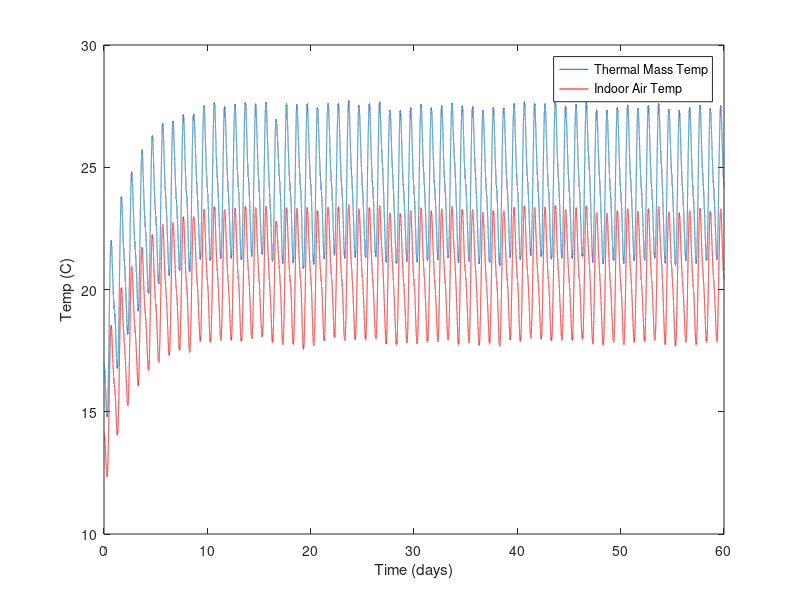
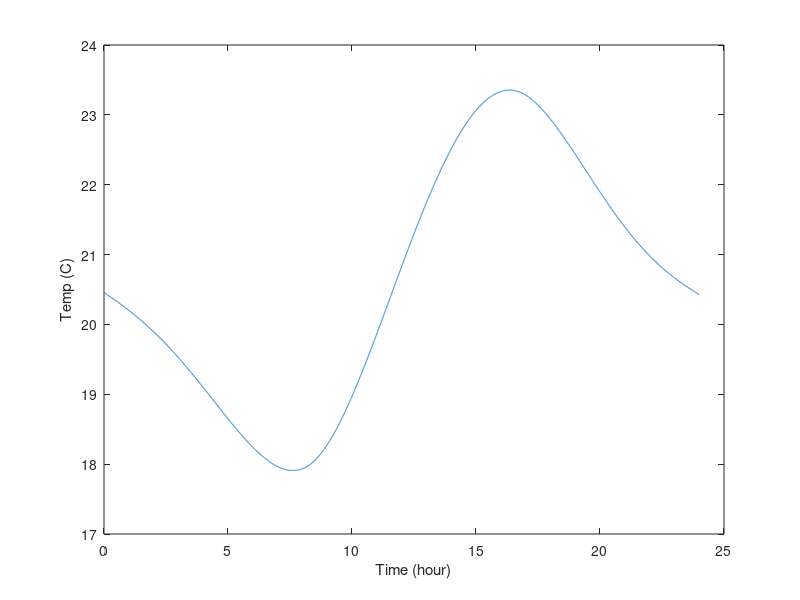
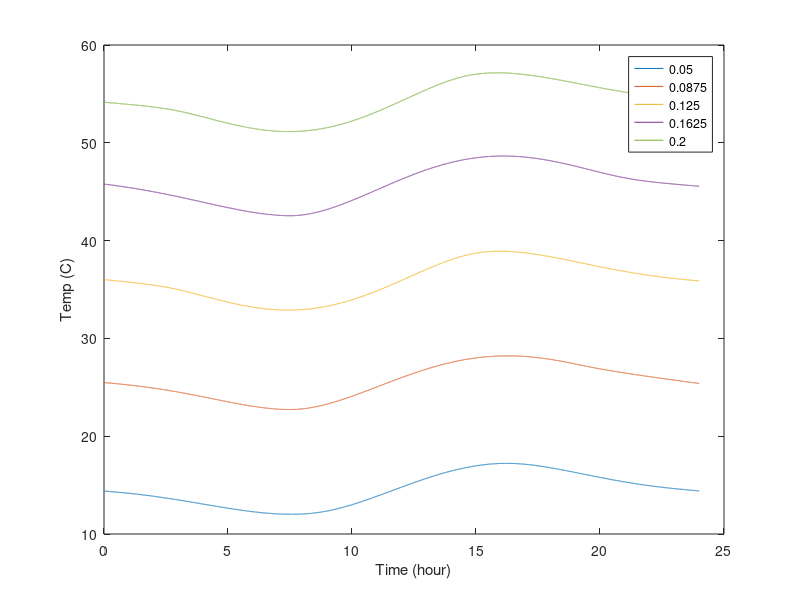
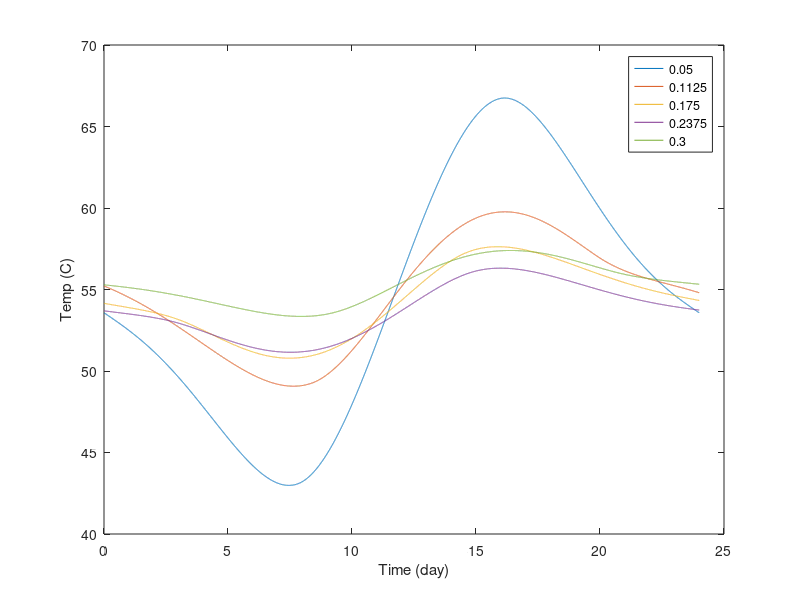

Source code (MATLAB) for these figures, in order:
tspan = linspace(0,60*60*60*24, 10*60*60*24);


day_start = 45*60*60*24/6;
day_end = 46*60*60*24/6;


y_0= 17; %start temp of air
T_a = -3; %temp of air constant
m = 3000 * 5 * 5 * .2; %kg thermal mass of floor
c = 800; % j/kgK


h_inside = 15; %
h_outside = 30;
A_win = 2.6*2.6; %m^2
A_wall = 25*2 + 15*4 - A_win; % m^2 
A_f = 25; %m^2
L_wall = .07; %m 
K_wall = .04; % w/mk
h_eq_win = .7;

R_FtoA = 1/(h_inside * A_f);
R_AirtoWall_in = 1/(h_inside * A_wall);
R_W  = L_wall/(K_wall * A_wall);
R_AtoWin_in = 1/(h_inside*A_win);
R_win   = 1/(h_eq_win*A_win);
R_AtoWin_out = 1/(h_outside*A_win);
R_AirtoWall_out = 1/(h_outside * A_wall); 


    

R_tot = R_FtoA + 1/((1/(R_AirtoWall_in + R_W + R_AirtoWall_out)) + (1/(R_AtoWin_in + R_win + R_AtoWin_out))); %thermal resistance

[t, y] = ode45(@(t,y) A_win*(-361*cos((pi*t)/(12 * 3600)) + 224*cos((pi*t)/(6 * 3600)) + 210)/(m*c) - (y - T_a)/(R_tot*m*c), tspan, y_0);
%dT_f/dt = Q_in_sun/(m*c) - (T_f - T_a)/(R_tot*m*c);

temp_inside_air = ((-R_FtoA.*(y - T_a))./R_tot) + y;

sec_2_day = 60*60*24;
sec_2_hour = 60*60;

plot(t/sec_2_day,y)
hold on
plot(t/sec_2_day,temp_inside_air, 'red')
xlabel("Time (days)")
ylabel("Temp (C)")
legend('Thermal Mass Temp', 'Indoor Air Temp')


hold off
figure
plot((t(day_start:day_end)-t(day_start))/sec_2_hour, temp_inside_air(day_start:day_end))
xlabel("Time (hour)")
ylabel("Temp (C)")


% making the figures with small changes in the insulation thickness and
% thermal mass thi
figure
lst = .05:((.2-.05)/4):.2;
for L_wall = .05:((.2-.05)/4):.2
    R_W  = L_wall/(K_wall * A_wall);
    R_tot = R_FtoA + 1/((1/(R_AirtoWall_in + R_W + R_AirtoWall_out)) + (1/(R_AtoWin_in + R_win + R_AtoWin_out))); %thermal resistance

    [t, y] = ode45(@(t,y) A_win*(-361*cos((pi*t)/(12 * 3600)) + 224*cos((pi*t)/(6 * 3600)) + 210)/(m*c) - (y - T_a)/(R_tot*m*c), tspan, y_0);
    %dT_f/dt = Q_in_sun/(m*c) - (T_f - T_a)/(R_tot*m*c);

    temp_inside_air = ((-R_FtoA.*(y - T_a))./R_tot) + y;
    plot((t(day_start:day_end)-t(day_start))/sec_2_hour, temp_inside_air(day_start:day_end))
    hold on
    xlabel("Time (hour)")
    ylabel("Temp (C)")
    legend(num2str(lst(1)),num2str(lst(2)),num2str(lst(3)),num2str(lst(4)),num2str(lst(5)))
    %title("Indoor Air Temp Over the Course of a Day after Equilibrium is Reached with Varying Values of Insulation Thickness")
end

figure
lst = .05:((.3-.05)/4):.3;
for m = ((3000 * 5 * 5 * .05):(((3000 * 5 * 5 * .3)-(3000 * 5 * 5 * .05))/4):(3000 * 5 * 5 * .3))
    [t, y] = ode45(@(t,y) A_win*(-361*cos((pi*t)/(12 * 3600)) + 224*cos((pi*t)/(6 * 3600)) + 210)/(m*c) - (y - T_a)/(R_tot*m*c), tspan, y_0);
    %dT_f/dt = Q_in_sun/(m*c) - (T_f - T_a)/(R_tot*m*c);

    temp_inside_air = ((-R_FtoA.*(y - T_a))./R_tot) + y;
    plot((t(day_start:day_end)-t(day_start))/sec_2_hour, temp_inside_air(day_start:day_end))
    hold on
    xlabel("Time (day)")
    ylabel("Temp (C)")
    legend(num2str(lst(1)),num2str(lst(2)),num2str(lst(3)),num2str(lst(4)),num2str(lst(5)))
    %title("Indoor Air Temp Over the Course of a Day after Equilibrium is Reached with Varying Values of Insulation Thickness")
end
